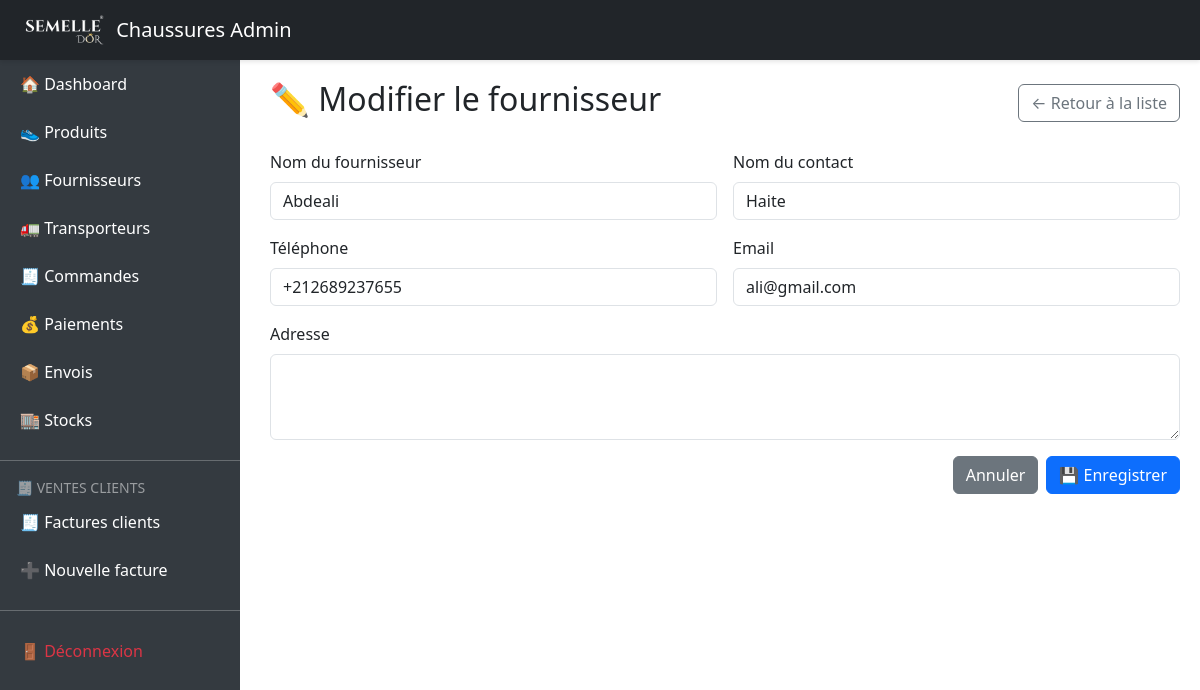
Page /index.php?route=suppliers/edit/13 (signed in) on the committed database.
### tables this page shows
CREATE TABLE `suppliers` (
  `id` int(11) NOT NULL,
  `name` varchar(100) DEFAULT NULL,
  `contact_info` text DEFAULT NULL,
  `contact_name` varchar(100) DEFAULT NULL,
  `phone` varchar(20) DEFAULT NULL,
  `email` varchar(100) DEFAULT NULL,
  `address` text DEFAULT NULL,
  `created_at` timestamp NULL DEFAULT current_timestamp()
);

### controllers/SupplierController.php (called while the page is built, shortened)
<?php
require_once 'models/Supplier.php';
function showEditSupplierForm($id)
{
    $supplier = Supplier::find($id);
    include 'views/suppliers/edit.php';
}

### index.php (called while the page is built, shortened)
<?php
require 'routes.php';

### models/Supplier.php (called while the page is built, shortened)
<?php
class Supplier
{
    public static function find($id)
    {
        global $pdo;
        $stmt = $pdo->prepare("SELECT * FROM suppliers WHERE id = ?");
        $stmt->execute([$id]);
        return $stmt->fetch(PDO::FETCH_ASSOC);
    }
}

### views/suppliers/edit.php (the view, shortened to what this page needs)
<?php
include 'views/layout/header.php';
?>
<div class="d-flex justify-content-between align-items-center mb-4">
    <h2>✏️ Modifier le fournisseur</h2>
    <a href="?route=suppliers" class="btn btn-outline-secondary">← Retour à la liste</a>
</div>
<form method="POST" action="?route=suppliers/update/<?= $supplier['id'] ?>" class="row g-3">
    <div class="col-md-6">
        <label for="name" class="form-label">Nom du fournisseur</label>
        <input type="text" class="form-control" name="name" value="<?= htmlspecialchars($supplier['name']) ?>" required>
    </div>
    <div class="col-md-6">
        <label for="contact_name" class="form-label">Nom du contact</label>
        <input type="text" class="form-control" name="contact_name" value="<?= htmlspecialchars($supplier['contact_name']) ?>">
    </div>
    <div class="col-md-6">
        <label for="phone" class="form-label">Téléphone</label>
        <input type="text" class="form-control" name="phone" value="<?= htmlspecialchars($supplier['phone']) ?>">
    </div>
    <div class="col-md-6">
        <label for="email" class="form-label">Email</label>
        <input type="email" class="form-control" name="email" value="<?= htmlspecialchars($supplier['email']) ?>">
    </div>
    <div class="col-12">
        <label for="address" class="form-label">Adresse</label>
        <textarea class="form-control" name="address" rows="3"><?= htmlspecialchars($supplier['address']) ?></textarea>
    </div>
    <div class="d-flex justify-content-end gap-2">
        <a href="?route=suppliers" class="btn btn-secondary">Annuler</a>
        <button type="submit" class="btn btn-primary">💾 Enregistrer</button>
    </div>
</form>
<?php include 'views/layout/footer.php'; ?>

### views/layout/header.php (style rules this page uses)
body { min-height: 100vh; display: flex; }

### rows in the picture
suppliers: name "Abdeali", contact_name "Haite", phone "+212689237655", email "ali@gmail.com"
